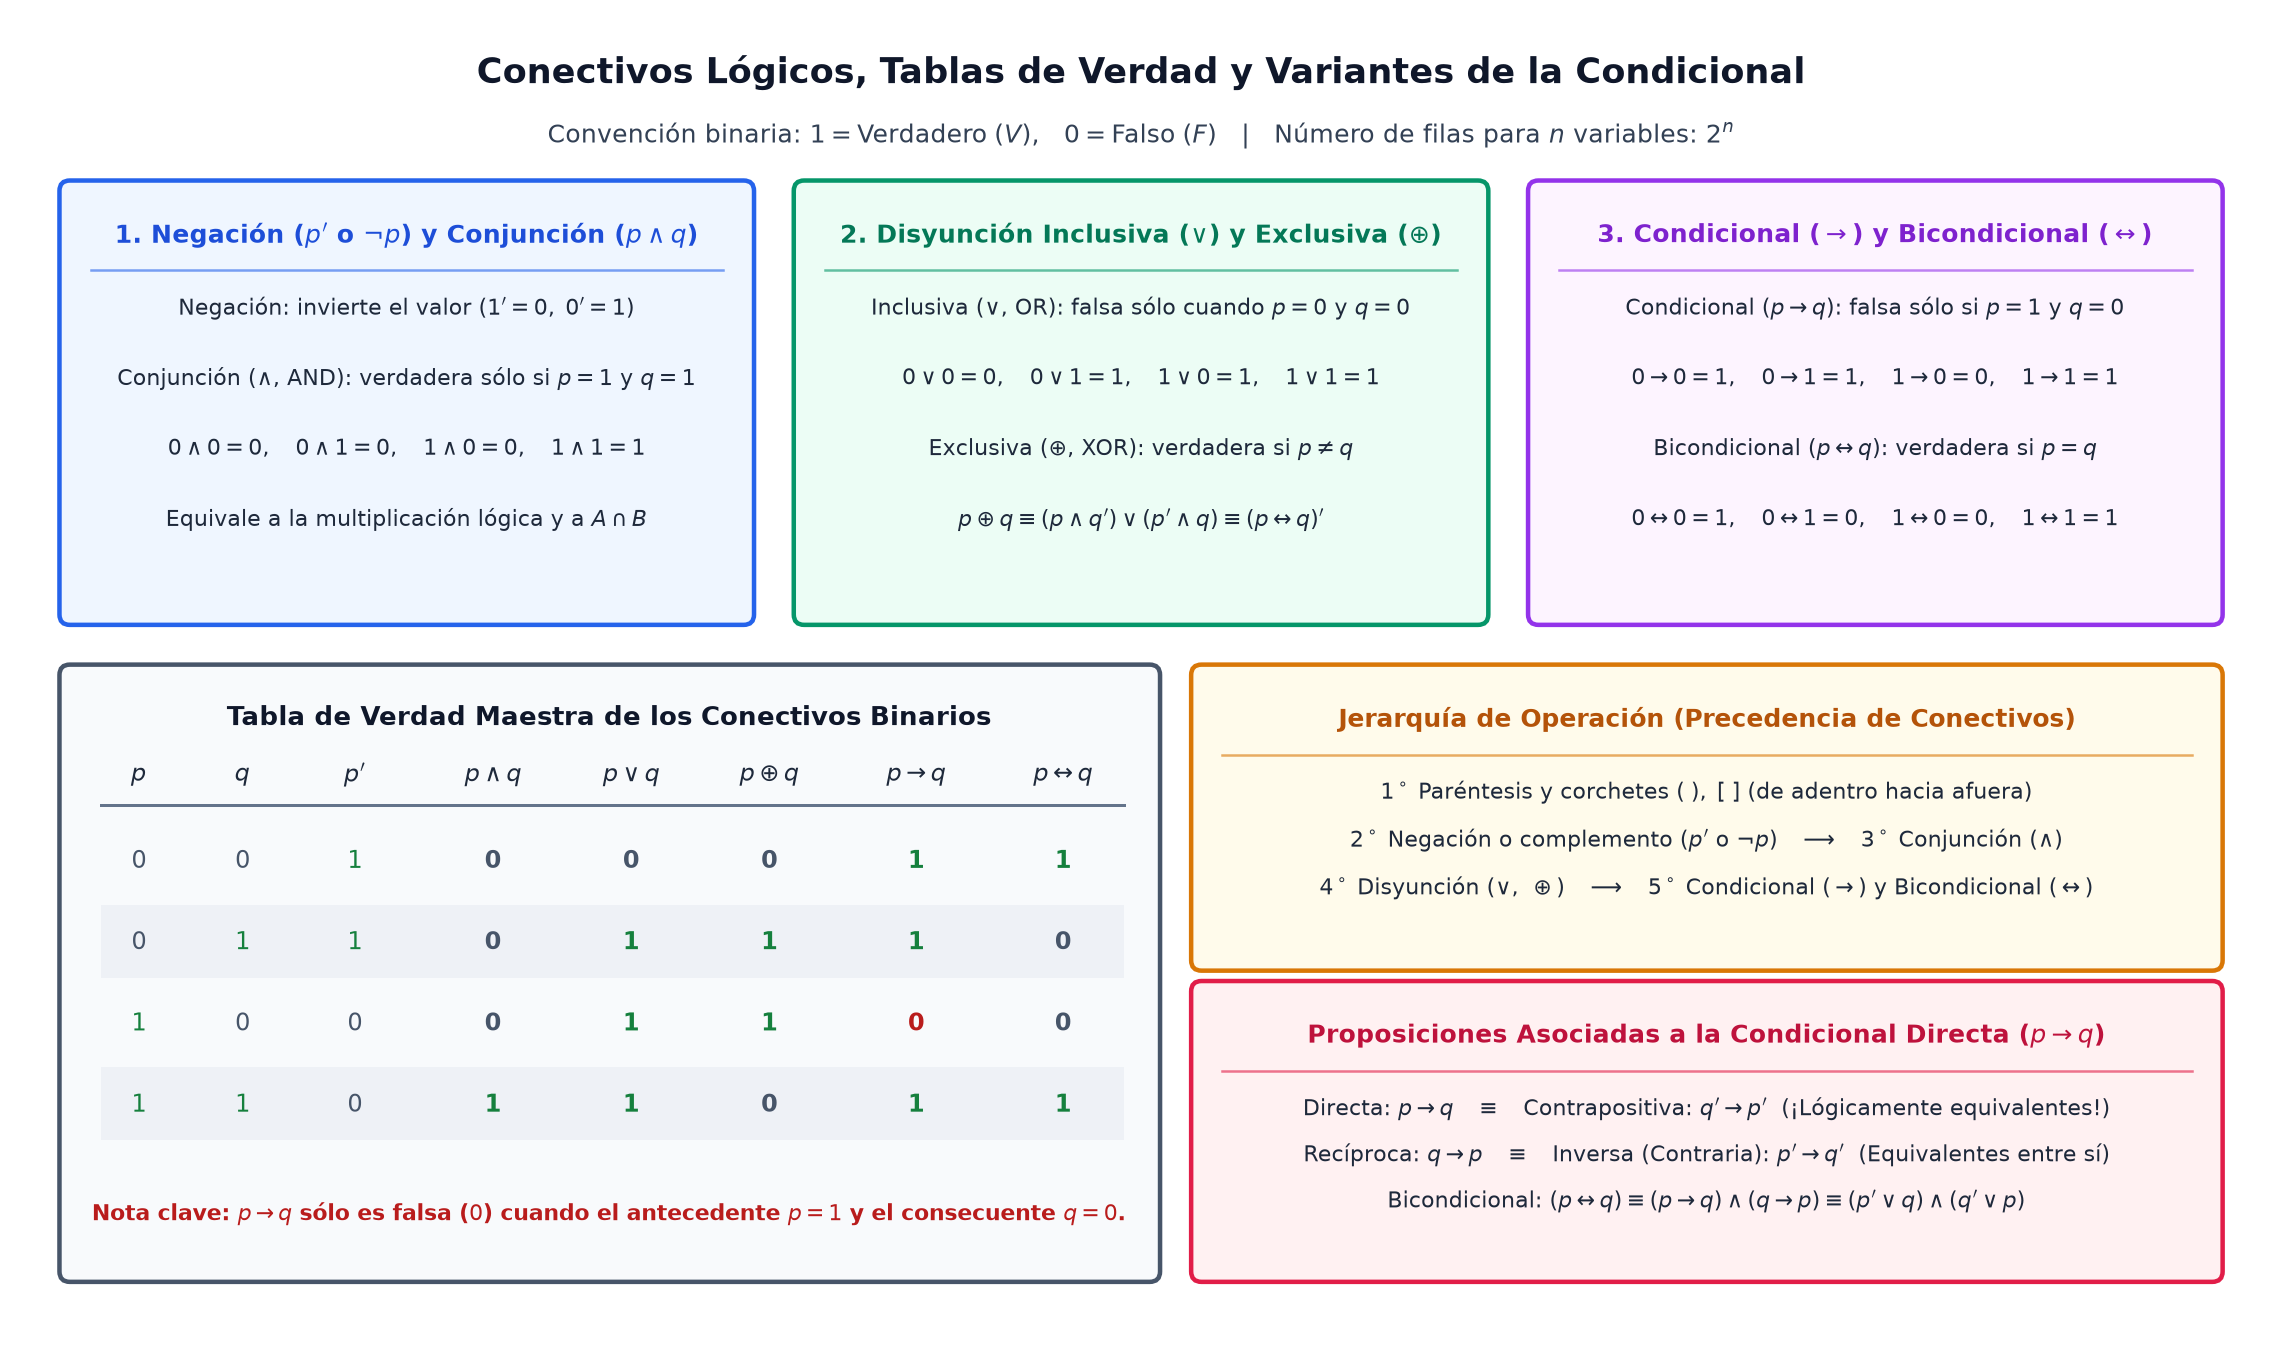

Reproduce this figure in Python.
import os
import matplotlib.pyplot as plt
import matplotlib.patches as patches


def draw_box(ax, x, y, w, h, title, lines, bg_color, border_color, title_color):
    rect = patches.FancyBboxPatch(
        (x, y), w, h,
        boxstyle="round,pad=0.06",
        facecolor=bg_color,
        edgecolor=border_color,
        linewidth=1.8
    )
    ax.add_patch(rect)
    ax.text(
        x + w / 2, y + h - 0.26, title,
        ha='center', va='center',
        fontsize=10.2, fontweight='bold', color=title_color
    )
    ax.plot([x + 0.12, x + w - 0.12], [y + h - 0.46, y + h - 0.46], color=border_color, linewidth=1.0, alpha=0.6)
    n = len(lines)
    top_y = y + h - 0.68
    step = (h - 0.82) / max(n, 1)
    for idx, line in enumerate(lines):
        ax.text(
            x + w / 2, top_y - idx * step, line,
            ha='center', va='center',
            fontsize=8.9, color='#1e293b'
        )


def main():
    fig, ax = plt.subplots(figsize=(13.0, 7.6), dpi=180)
    ax.set_xlim(0, 13.0)
    ax.set_ylim(0, 7.6)
    ax.axis('off')

    # Main title
    ax.text(
        6.5, 7.28,
        "Conectivos Lógicos, Tablas de Verdad y Variantes de la Condicional",
        ha='center', va='center', fontsize=14, fontweight='bold', color='#0f172a'
    )
    ax.text(
        6.5, 6.92,
        r"Convención binaria: $1 = \mathrm{Verdadero}\;(V)$,   $0 = \mathrm{Falso}\;(F)$   |   Número de filas para $n$ variables: $2^n$",
        ha='center', va='center', fontsize=10.2, color='#334155'
    )

    # Top row: 3 boxes for Basic Operators + Conditional + Biconditional
    draw_box(
        ax, 0.3, 4.15, 3.9, 2.45,
        r"1. Negación ($p'$ o $\neg p$) y Conjunción ($p \wedge q$)",
        [
            r"Negación: invierte el valor ($1' = 0,\; 0' = 1$)",
            r"Conjunción ($\wedge$, AND): verdadera sólo si $p=1$ y $q=1$",
            r"$0 \wedge 0 = 0,\quad 0 \wedge 1 = 0,\quad 1 \wedge 0 = 0,\quad 1 \wedge 1 = 1$",
            r"Equivale a la multiplicación lógica y a $A \cap B$"
        ],
        '#eff6ff', '#2563eb', '#1d4ed8'
    )

    draw_box(
        ax, 4.55, 4.15, 3.9, 2.45,
        r"2. Disyunción Inclusiva ($\vee$) y Exclusiva ($\oplus$)",
        [
            r"Inclusiva ($\vee$, OR): falsa sólo cuando $p=0$ y $q=0$",
            r"$0 \vee 0 = 0,\quad 0 \vee 1 = 1,\quad 1 \vee 0 = 1,\quad 1 \vee 1 = 1$",
            r"Exclusiva ($\oplus$, XOR): verdadera si $p \neq q$",
            r"$p \oplus q \equiv (p \wedge q') \vee (p' \wedge q) \equiv (p \leftrightarrow q)'$"
        ],
        '#ecfdf5', '#059669', '#047857'
    )

    draw_box(
        ax, 8.8, 4.15, 3.9, 2.45,
        r"3. Condicional ($\rightarrow$) y Bicondicional ($\leftrightarrow$)",
        [
            r"Condicional ($p \rightarrow q$): falsa sólo si $p=1$ y $q=0$",
            r"$0 \rightarrow 0 = 1,\quad 0 \rightarrow 1 = 1,\quad 1 \rightarrow 0 = 0,\quad 1 \rightarrow 1 = 1$",
            r"Bicondicional ($p \leftrightarrow q$): verdadera si $p = q$",
            r"$0 \leftrightarrow 0 = 1,\quad 0 \leftrightarrow 1 = 0,\quad 1 \leftrightarrow 0 = 0,\quad 1 \leftrightarrow 1 = 1$"
        ],
        '#fdf4ff', '#9333ea', '#7e22ce'
    )

    # Bottom-left: Master truth table panel
    rect_tbl = patches.FancyBboxPatch(
        (0.3, 0.35), 6.25, 3.45,
        boxstyle="round,pad=0.06",
        facecolor='#f8fafc', edgecolor='#475569', linewidth=1.8
    )
    ax.add_patch(rect_tbl)
    ax.text(
        3.42, 3.55,
        "Tabla de Verdad Maestra de los Conectivos Binarios",
        ha='center', va='center', fontsize=10.5, fontweight='bold', color='#0f172a'
    )

    headers = [r"$p$", r"$q$", r"$p'$", r"$p \wedge q$", r"$p \vee q$", r"$p \oplus q$", r"$p \rightarrow q$", r"$p \leftrightarrow q$"]
    col_x = [0.7, 1.3, 1.95, 2.75, 3.55, 4.35, 5.2, 6.05]
    ax.plot([0.48, 6.4], [3.05, 3.05], color='#64748b', linewidth=1.2)
    for cx, h_text in zip(col_x, headers):
        ax.text(cx, 3.22, h_text, ha='center', va='center', fontsize=9.5, fontweight='bold', color='#1e293b')

    rows = [
        ["0", "0", "1", "0", "0", "0", "1", "1"],
        ["0", "1", "1", "0", "1", "1", "1", "0"],
        ["1", "0", "0", "0", "1", "1", "0", "0"],
        ["1", "1", "0", "1", "1", "0", "1", "1"],
    ]
    row_y = [2.72, 2.25, 1.78, 1.31]
    for r_idx, (ry, r_vals) in enumerate(zip(row_y, rows)):
        if r_idx % 2 == 1:
            band = patches.Rectangle((0.48, ry - 0.2), 5.92, 0.42, facecolor='#e2e8f0', alpha=0.45, edgecolor='none')
            ax.add_patch(band)
        for c_idx, (cx, val) in enumerate(zip(col_x, r_vals)):
            color = '#b91c1c' if (c_idx == 6 and r_idx == 2) else ('#15803d' if val == '1' else '#475569')
            weight = 'bold' if (c_idx >= 3) else 'normal'
            ax.text(cx, ry, val, ha='center', va='center', fontsize=9.5, fontweight=weight, color=color)

    ax.text(
        3.42, 0.68,
        r"Nota clave: $p \rightarrow q$ sólo es falsa ($0$) cuando el antecedente $p=1$ y el consecuente $q=0$.",
        ha='center', va='center', fontsize=8.7, fontweight='bold', color='#b91c1c'
    )

    # Bottom-right top: Operator precedence hierarchy
    draw_box(
        ax, 6.85, 2.15, 5.85, 1.65,
        "Jerarquía de Operación (Precedencia de Conectivos)",
        [
            r"$1^\circ$ Paréntesis y corchetes $(\;),\; [\;]$ (de adentro hacia afuera)",
            r"$2^\circ$ Negación o complemento ($p'$ o $\neg p$)   $\longrightarrow$   $3^\circ$ Conjunción ($\wedge$)",
            r"$4^\circ$ Disyunción ($\vee,\; \oplus$)   $\longrightarrow$   $5^\circ$ Condicional ($\rightarrow$) y Bicondicional ($\leftrightarrow$)"
        ],
        '#fffbeb', '#d97706', '#b45309'
    )

    # Bottom-right bottom: Associated conditionals
    draw_box(
        ax, 6.85, 0.35, 5.85, 1.62,
        r"Proposiciones Asociadas a la Condicional Directa ($p \rightarrow q$)",
        [
            r"Directa: $p \rightarrow q$   $\equiv$   Contrapositiva: $q' \rightarrow p'$  (¡Lógicamente equivalentes!)",
            r"Recíproca: $q \rightarrow p$   $\equiv$   Inversa (Contraria): $p' \rightarrow q'$  (Equivalentes entre sí)",
            r"Bicondicional: $(p \leftrightarrow q) \equiv (p \rightarrow q) \wedge (q \rightarrow p) \equiv (p' \vee q) \wedge (q' \vee p)$"
        ],
        '#fff1f2', '#e11d48', '#be123c'
    )

    plt.tight_layout()
    out_path = os.path.join(os.path.dirname(os.path.abspath(__file__)), "conectivos-logicos-y-tablas-verdad.png")
    plt.savefig(out_path, dpi=180, bbox_inches='tight', facecolor='white')
    plt.close()


if __name__ == "__main__":
    main()
